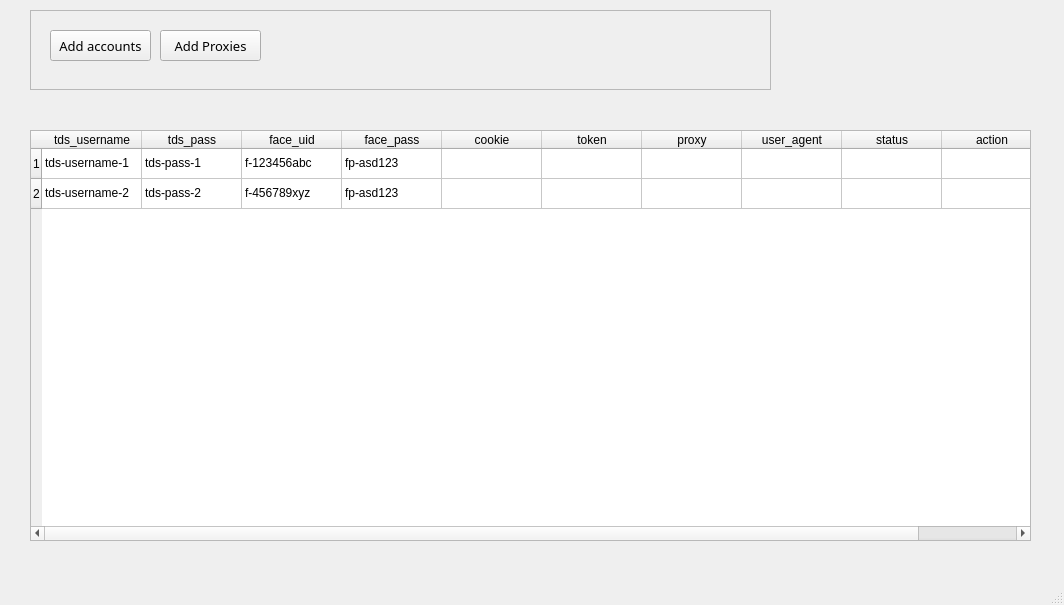
<?xml version="1.0" encoding="UTF-8"?>
<ui version="4.0">
 <class>MainWindow</class>
 <widget class="QMainWindow" name="MainWindow">
  <property name="geometry">
   <rect>
    <x>0</x>
    <y>0</y>
    <width>1064</width>
    <height>605</height>
   </rect>
  </property>
  <property name="windowTitle">
   <string>MainWindow</string>
  </property>
  <widget class="QWidget" name="centralwidget">
   <widget class="QFrame" name="frame">
    <property name="geometry">
     <rect>
      <x>30</x>
      <y>10</y>
      <width>741</width>
      <height>80</height>
     </rect>
    </property>
    <property name="font">
     <font>
      <pointsize>8</pointsize>
      <weight>50</weight>
      <bold>false</bold>
     </font>
    </property>
    <property name="layoutDirection">
     <enum>Qt::LeftToRight</enum>
    </property>
    <property name="frameShape">
     <enum>QFrame::StyledPanel</enum>
    </property>
    <property name="frameShadow">
     <enum>QFrame::Raised</enum>
    </property>
    <widget class="QPushButton" name="addAccountButton">
     <property name="geometry">
      <rect>
       <x>20</x>
       <y>20</y>
       <width>101</width>
       <height>31</height>
      </rect>
     </property>
     <property name="font">
      <font>
       <family>Yu Gothic</family>
       <pointsize>10</pointsize>
       <weight>50</weight>
       <bold>false</bold>
      </font>
     </property>
     <property name="text">
      <string>Add accounts</string>
     </property>
    </widget>
    <widget class="QPushButton" name="addAccountButton_2">
     <property name="geometry">
      <rect>
       <x>130</x>
       <y>20</y>
       <width>101</width>
       <height>31</height>
      </rect>
     </property>
     <property name="font">
      <font>
       <family>Yu Gothic</family>
       <pointsize>10</pointsize>
       <weight>50</weight>
       <bold>false</bold>
      </font>
     </property>
     <property name="text">
      <string>Add Proxies</string>
     </property>
    </widget>
   </widget>
   <widget class="QTableWidget" name="tableWidget">
    <property name="geometry">
     <rect>
      <x>30</x>
      <y>130</y>
      <width>1001</width>
      <height>411</height>
     </rect>
    </property>
    <row>
     <property name="text">
      <string>1</string>
     </property>
    </row>
    <row>
     <property name="text">
      <string>2</string>
     </property>
    </row>
    <column>
     <property name="text">
      <string>tds_username</string>
     </property>
    </column>
    <column>
     <property name="text">
      <string>tds_pass</string>
     </property>
    </column>
    <column>
     <property name="text">
      <string>face_uid</string>
     </property>
    </column>
    <column>
     <property name="text">
      <string>face_pass</string>
     </property>
    </column>
    <column>
     <property name="text">
      <string>cookie</string>
     </property>
    </column>
    <column>
     <property name="text">
      <string>token</string>
     </property>
    </column>
    <column>
     <property name="text">
      <string>proxy</string>
     </property>
    </column>
    <column>
     <property name="text">
      <string>user_agent</string>
     </property>
    </column>
    <column>
     <property name="text">
      <string>status</string>
     </property>
    </column>
    <column>
     <property name="text">
      <string>action</string>
     </property>
    </column>
    <item row="0" column="0">
     <property name="text">
      <string>tds-username-1</string>
     </property>
    </item>
    <item row="0" column="1">
     <property name="text">
      <string>tds-pass-1</string>
     </property>
    </item>
    <item row="0" column="2">
     <property name="text">
      <string>f-123456abc</string>
     </property>
    </item>
    <item row="0" column="3">
     <property name="text">
      <string>fp-asd123</string>
     </property>
    </item>
    <item row="1" column="0">
     <property name="text">
      <string>tds-username-2</string>
     </property>
    </item>
    <item row="1" column="1">
     <property name="text">
      <string>tds-pass-2</string>
     </property>
    </item>
    <item row="1" column="2">
     <property name="text">
      <string>f-456789xyz</string>
     </property>
    </item>
    <item row="1" column="3">
     <property name="text">
      <string>fp-asd123</string>
     </property>
    </item>
   </widget>
  </widget>
  <widget class="QMenuBar" name="menubar">
   <property name="geometry">
    <rect>
     <x>0</x>
     <y>0</y>
     <width>1064</width>
     <height>21</height>
    </rect>
   </property>
  </widget>
  <widget class="QStatusBar" name="statusbar"/>
 </widget>
 <resources/>
 <connections/>
</ui>
